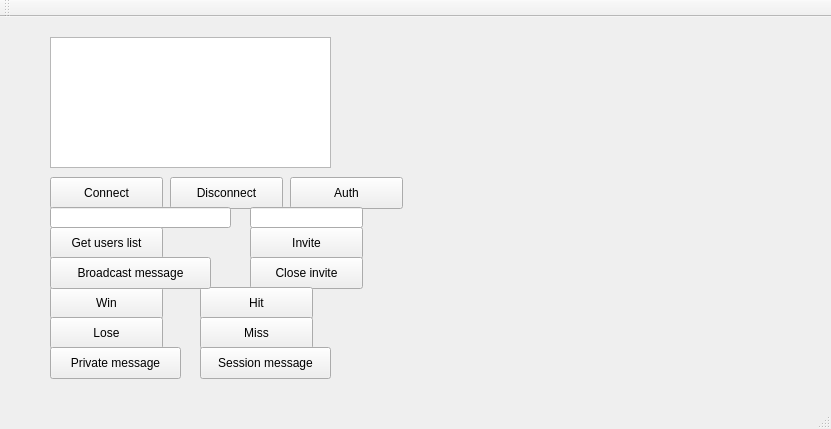
<?xml version="1.0" encoding="UTF-8"?>
<ui version="4.0">
 <class>TestWindow</class>
 <widget class="QMainWindow" name="TestWindow">
  <property name="geometry">
   <rect>
    <x>0</x>
    <y>0</y>
    <width>831</width>
    <height>429</height>
   </rect>
  </property>
  <property name="windowTitle">
   <string>TestWindow</string>
  </property>
  <widget class="QWidget" name="centralWidget">
   <widget class="QPushButton" name="connectButton">
    <property name="geometry">
     <rect>
      <x>50</x>
      <y>160</y>
      <width>113</width>
      <height>32</height>
     </rect>
    </property>
    <property name="text">
     <string>Connect</string>
    </property>
   </widget>
   <widget class="QPushButton" name="disconnectButton">
    <property name="geometry">
     <rect>
      <x>170</x>
      <y>160</y>
      <width>113</width>
      <height>32</height>
     </rect>
    </property>
    <property name="text">
     <string>Disconnect</string>
    </property>
   </widget>
   <widget class="QTextEdit" name="textEdit">
    <property name="geometry">
     <rect>
      <x>50</x>
      <y>20</y>
      <width>281</width>
      <height>131</height>
     </rect>
    </property>
    <property name="readOnly">
     <bool>true</bool>
    </property>
   </widget>
   <widget class="QLineEdit" name="lineEdit">
    <property name="geometry">
     <rect>
      <x>50</x>
      <y>190</y>
      <width>181</width>
      <height>21</height>
     </rect>
    </property>
   </widget>
   <widget class="QPushButton" name="authButton">
    <property name="geometry">
     <rect>
      <x>290</x>
      <y>160</y>
      <width>113</width>
      <height>32</height>
     </rect>
    </property>
    <property name="text">
     <string>Auth</string>
    </property>
   </widget>
   <widget class="QPushButton" name="getUsersListButton">
    <property name="geometry">
     <rect>
      <x>50</x>
      <y>210</y>
      <width>113</width>
      <height>32</height>
     </rect>
    </property>
    <property name="text">
     <string>Get users list</string>
    </property>
   </widget>
   <widget class="QLineEdit" name="receiverLineEdit">
    <property name="geometry">
     <rect>
      <x>250</x>
      <y>190</y>
      <width>113</width>
      <height>21</height>
     </rect>
    </property>
   </widget>
   <widget class="QPushButton" name="inviteButton">
    <property name="geometry">
     <rect>
      <x>250</x>
      <y>210</y>
      <width>113</width>
      <height>32</height>
     </rect>
    </property>
    <property name="text">
     <string>Invite</string>
    </property>
   </widget>
   <widget class="QPushButton" name="closeInviteButton">
    <property name="geometry">
     <rect>
      <x>250</x>
      <y>240</y>
      <width>113</width>
      <height>32</height>
     </rect>
    </property>
    <property name="text">
     <string>Close invite</string>
    </property>
   </widget>
   <widget class="QWidget" name="gridLayoutWidget">
    <property name="geometry">
     <rect>
      <x>400</x>
      <y>10</y>
      <width>421</width>
      <height>341</height>
     </rect>
    </property>
    <layout class="QGridLayout" name="coordsLayout"/>
   </widget>
   <widget class="QPushButton" name="winButton">
    <property name="geometry">
     <rect>
      <x>50</x>
      <y>270</y>
      <width>113</width>
      <height>32</height>
     </rect>
    </property>
    <property name="text">
     <string>Win</string>
    </property>
   </widget>
   <widget class="QPushButton" name="loseButton">
    <property name="geometry">
     <rect>
      <x>50</x>
      <y>300</y>
      <width>113</width>
      <height>32</height>
     </rect>
    </property>
    <property name="text">
     <string>Lose</string>
    </property>
   </widget>
   <widget class="QPushButton" name="hitButton">
    <property name="geometry">
     <rect>
      <x>200</x>
      <y>270</y>
      <width>113</width>
      <height>32</height>
     </rect>
    </property>
    <property name="text">
     <string>Hit</string>
    </property>
   </widget>
   <widget class="QPushButton" name="missButton">
    <property name="geometry">
     <rect>
      <x>200</x>
      <y>300</y>
      <width>113</width>
      <height>32</height>
     </rect>
    </property>
    <property name="text">
     <string>Miss</string>
    </property>
   </widget>
   <widget class="QPushButton" name="broadcastButton">
    <property name="geometry">
     <rect>
      <x>50</x>
      <y>240</y>
      <width>161</width>
      <height>32</height>
     </rect>
    </property>
    <property name="text">
     <string>Broadcast message</string>
    </property>
   </widget>
   <widget class="QPushButton" name="privateMessageButton">
    <property name="geometry">
     <rect>
      <x>50</x>
      <y>330</y>
      <width>131</width>
      <height>32</height>
     </rect>
    </property>
    <property name="text">
     <string>Private message</string>
    </property>
   </widget>
   <widget class="QPushButton" name="sessionMessageButton">
    <property name="geometry">
     <rect>
      <x>200</x>
      <y>330</y>
      <width>131</width>
      <height>32</height>
     </rect>
    </property>
    <property name="text">
     <string>Session message</string>
    </property>
   </widget>
  </widget>
  <widget class="QMenuBar" name="menuBar">
   <property name="geometry">
    <rect>
     <x>0</x>
     <y>0</y>
     <width>831</width>
     <height>22</height>
    </rect>
   </property>
  </widget>
  <widget class="QToolBar" name="mainToolBar">
   <attribute name="toolBarArea">
    <enum>TopToolBarArea</enum>
   </attribute>
   <attribute name="toolBarBreak">
    <bool>false</bool>
   </attribute>
  </widget>
  <widget class="QStatusBar" name="statusBar"/>
 </widget>
 <layoutdefault spacing="6" margin="11"/>
 <resources/>
 <connections/>
</ui>
